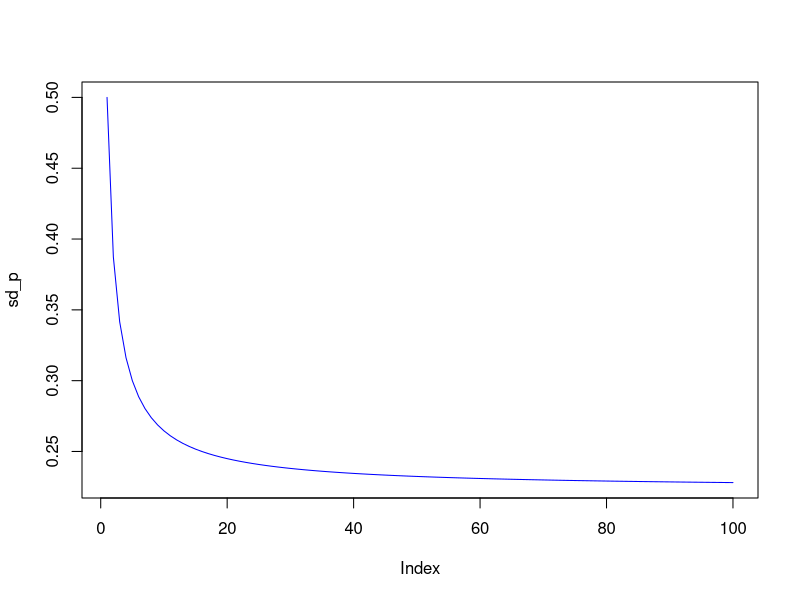

Recreate this plot in R.

# Simulando a variância de carteiros com n pesos iguais

sd=0.50; cv=0.05; m=100
sd_p = matrix(0,m,1) # Alocando memória para receber os pesos

for (j in 1:m) {
  cv_mat = matrix(1,j,j)*cv # Inicializando matriz de covariância
  diag(cv_mat) = sd^2       # Modificando diagonal da matriz
  w = matrix(1/j,j,1)       # Definindo pesos das ações na carteira
  sd_p[j] = sqrt(t(w) %*% cv_mat %*% w) # Calculando risco das carteiras
}


simular_carteira <- function(n, sd, cv){
  
  # Matriz de covariancia
  cv_mat = matrix(1, n, n)*cv
  diag(cv_mat) = sd^2
  
  # Pesos
  w = matrix(1/n, n, 1)
  
  # Variância da carteira
  sd_p <- sqrt(t(w) %*% cv_mat %*% w)
  
  return(sd_p[1,1])
}


saida <- vapply(1:100, FUN = simular_carteira, sd = sd, cv = cv, FUN.VALUE = double(1))

simular_carteira(4, sd = sd, cv = cv)

plot(sd_p,type="l",col="blue")

